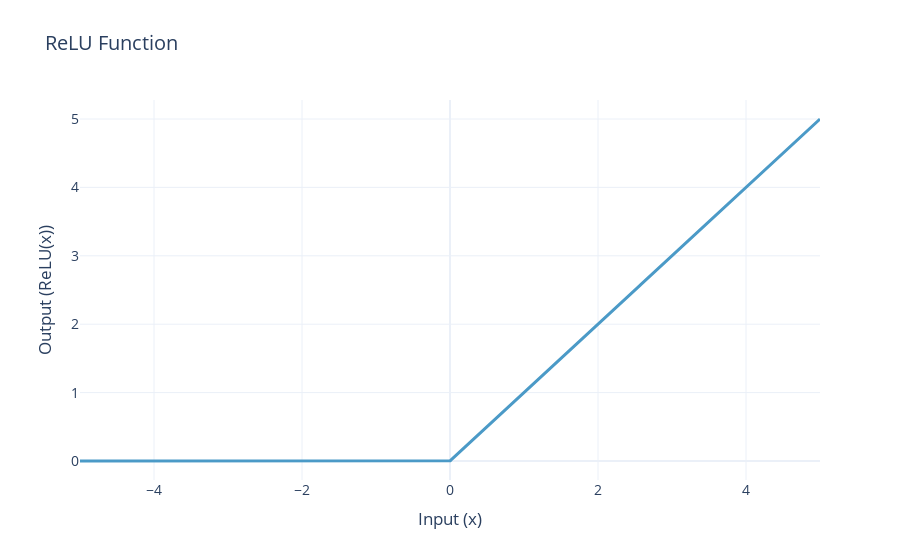

Notebook code cell kept with this figure:
### Markdown cell above
# ReLu

### Code cell
# Palette de couleurs
color_palette = ["#4B9AC7", "#4BE8E0", "#9DD4F3", "#97FBF6", "#2A7FAF", "#23B1AB", "#0E3449", "#015955"]

# Génération des données
x = np.linspace(-5, 5, num=1000)  # Plage des valeurs
relu = np.maximum(0, x)           # Fonction ReLU

# Création de la figure
fig = go.Figure()

# Ajout de la trace ReLU
fig.add_trace(go.Scatter(
    x=x,
    y=relu,
    mode="lines",
    line=dict(color=color_palette[0], width=3),  # Couleur et largeur de ligne
    name="ReLU"
))

# Mise en forme du graphique
fig.update_layout(
    title=dict(
        text="ReLU Function",
        font=dict(size=20)
    ),
    xaxis_title="Input (x)",
    yaxis_title="Output (ReLU(x))",
    template="plotly_white",  # Thème moderne et épuré
    font=dict(size=14),
    showlegend=False  # Suppression de la légende (inutile avec une seule trace)
)

# Affichage
fig.show()

### Figure 1 — Plotly figure (JSON) as saved in the notebook; plotly's stock layout.template omitted (floating-point values rounded to 4 significant figures; data arrays with more than 128 entries replaced by an {"elided": "..."} marker saying what was removed)
{"data": [{"line": {"color": "#4B9AC7", "width": 3}, "mode": "lines", "name": "ReLU", "type": "scatter", "x": {"elided": "1000 float values"}, "y": {"elided": "1000 float values"}}], "layout": {"font": {"size": 14}, "showlegend": false, "title": {"font": {"size": 20}, "text": "ReLU Function"}, "xaxis": {"title": {"text": "Input (x)"}}, "yaxis": {"title": {"text": "Output (ReLU(x))"}}}}
